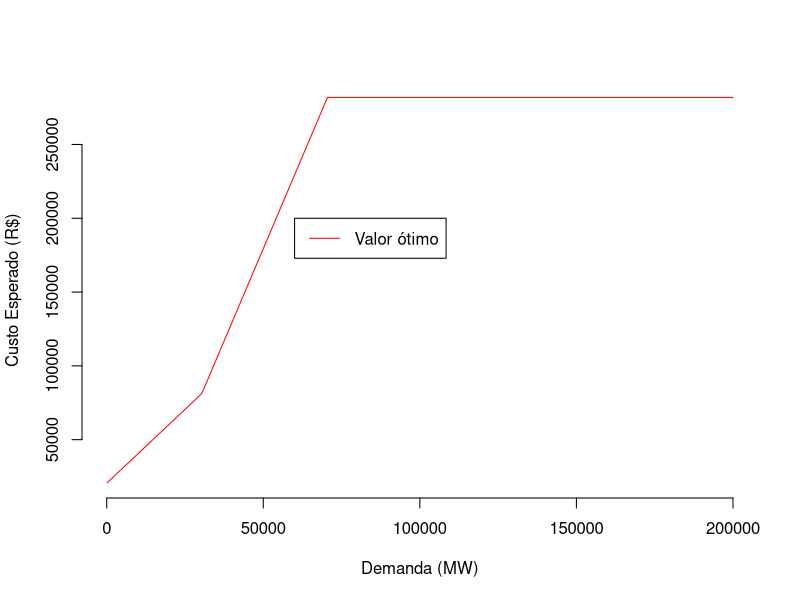
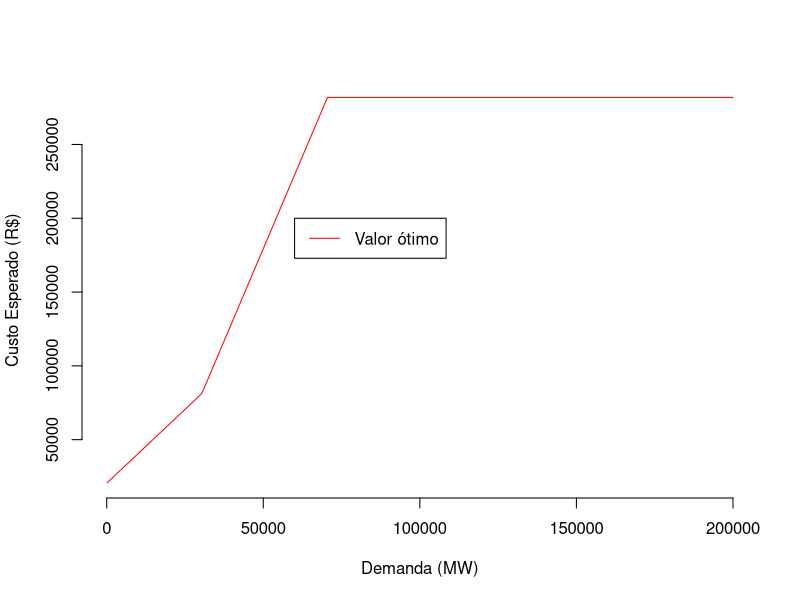

Reproduce these figures in R, in order.

# Plotando grafico da simulacao 
demanda <-unlist (read.table("demanda.dat")) 
custo <- unlist (read.table("z.dat"))

cairo_ps("zpb08pt10.eps",4.0,4.0)
matplot (demanda,cbind(custo),
	  xlab="Demanda (MW)",
	 col = c("red"), 
	 type = "l",
	 pch=20,
	 lwd=1,
	 lty=1,
	 bty="n",
	 ylab="Custo Esperado (R$)")

legend (60000,200000,inset=0.01,legend=c("Valor ótimo"), col= c("red"),lty=1,bg=("white"), horiz=F)
dev.off()

pdf("zpb08pt10.pdf",4.0,4.0)
matplot (demanda,cbind(custo),
	  xlab="Demanda (MW)",
	 col = c("red"), 
	 type = "l",
	 pch=20,
	 lwd=1,
	 lty=1,
	 bty="n",
	 ylab="Custo Esperado (R$)")

legend (60000,200000,inset=0.01,legend=c("Valor ótimo"), col= c("red"),lty=1,bg=("white"), horiz=F)
dev.off()


